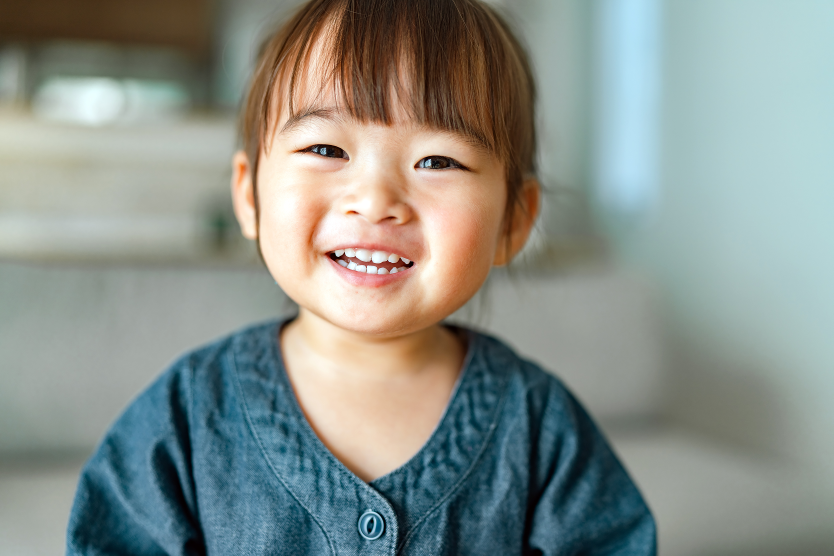
#> input picture Resources/girl.png, 2500 x 1667 px (shown at 1/3 size)
$ python joining-images.py
#> lines starting #> are read from the running program, lines starting #| are printed output that depends on the picture
import cv2

import numpy as np

img = cv2.imread('../Resources/girl.png')
#> img is the input picture: shape (1667, 2500, 3); mean B, G, R 137.9, 144, 136.4
imgResize = cv2.resize(img,(600,400))
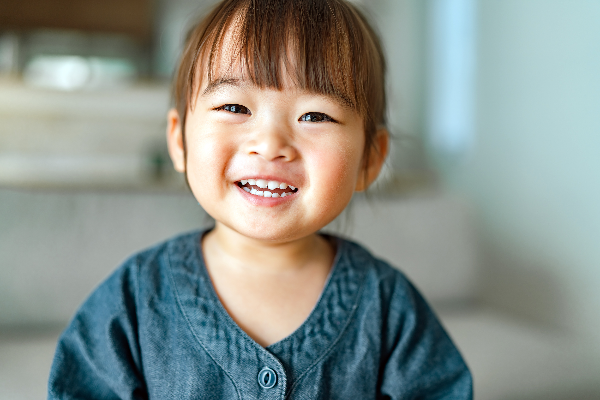
#> imgResize: shape (400, 600, 3); mean B, G, R 137.8, 143.9, 136.2

imHor = np.hstack((imgResize,imgResize)) #horizontal satcking
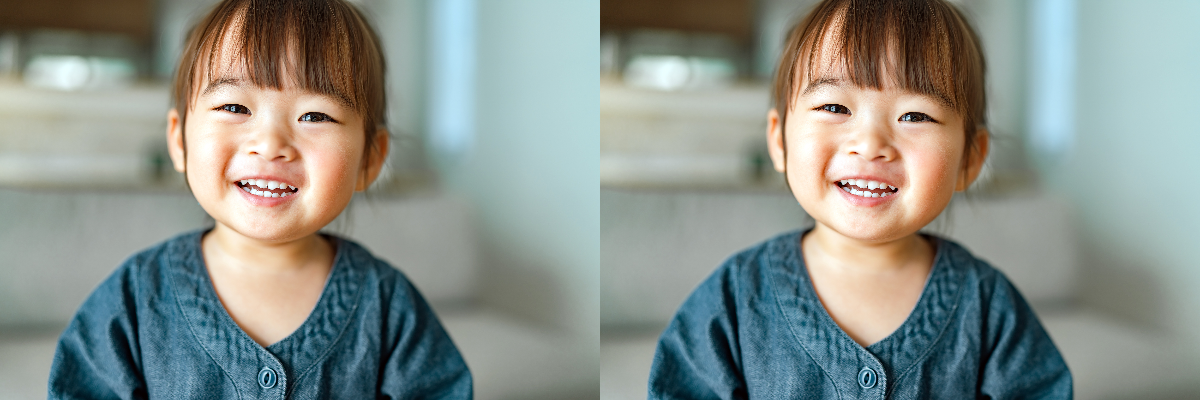
#> imHor: shape (400, 1200, 3); mean B, G, R 137.8, 143.9, 136.2
imVer = np.vstack((imgResize,imgResize)) #Vertical satcking
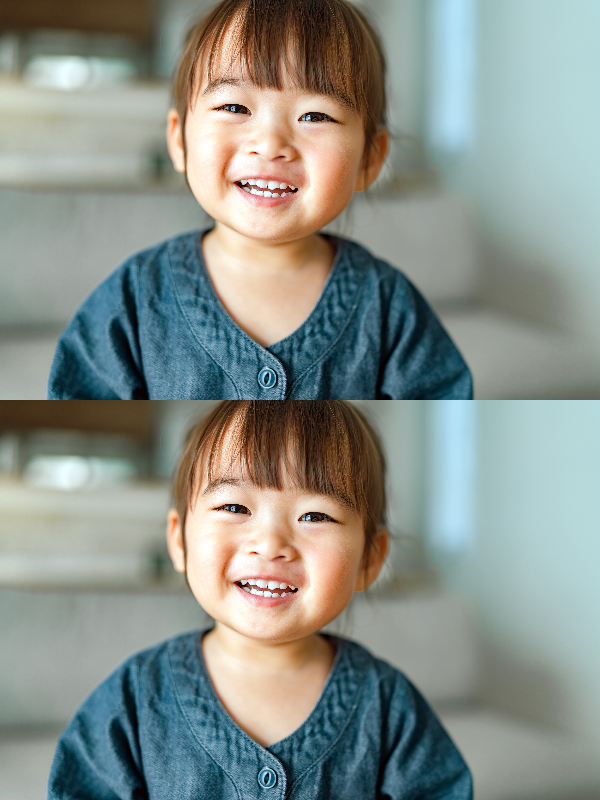
#> imVer: shape (800, 600, 3); mean B, G, R 137.8, 143.9, 136.2


cv2.imshow("Horizontal", imHor)
cv2.imshow("Vertical", imVer)

cv2.waitKey(0)
